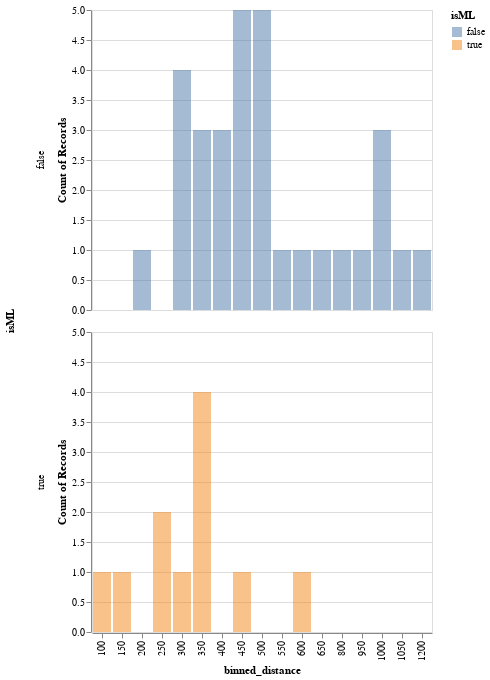

The code cell stored with this chart in its notebook:
### Code cell
ResultParser('result_20210628_koen', SEASON).similarity_metric_histogram_chart()

### Figure 1 — Vega-Lite specification as saved in the notebook (floating-point values rounded to 4 significant figures)
{"config": {"view": {"continuousWidth": 400, "continuousHeight": 300}}, "data": {"name": "data-67ce82a1ef472bd7ca049bdbb4be7fd1"}, "mark": {"type": "bar", "opacity": 0.5}, "encoding": {"color": {"type": "nominal", "field": "isML"}, "row": {"type": "nominal", "field": "isML"}, "x": {"type": "ordinal", "field": "binned_distance"}, "y": {"type": "quantitative", "aggregate": "count"}}, "transform": [{"bin": {"maxbins": 50}, "field": "distance", "as": "binned_distance"}], "$schema": "https://vega.github.io/schema/vega-lite/v4.8.1.json", "datasets": {"data-67ce82a1ef472bd7ca049bdbb4be7fd1": [{"i1": 55, "i2": 113, "isML": false, "distance": 221.1}, {"i1": 30, "i2": 55, "isML": true, "distance": 367.6}, {"i1": 30, "i2": 133, "isML": true, "distance": 278.4}, {"i1": 21, "i2": 55, "isML": false, "distance": 600.8}, {"i1": 21, "i2": 113, "isML": false, "distance": 809.1}, {"i1": 55, "i2": 140, "isML": false, "distance": 327.9}, {"i1": 28, "i2": 55, "isML": false, "distance": 473.1}, {"i1": 28, "i2": 140, "isML": true, "distance": 388.0}, {"i1": 21, "i2": 28, "isML": false, "distance": 470.2}, {"i1": 28, "i2": 113, "isML": false, "distance": 677.1}, {"i1": 55, "i2": 136, "isML": true, "distance": 139.9}, {"i1": 55, "i2": 115, "isML": true, "distance": 159.0}, {"i1": 28, "i2": 133, "isML": false, "distance": 351.3}, {"i1": 55, "i2": 133, "isML": false, "distance": 306.4}, {"i1": 21, "i2": 133, "isML": false, "distance": 501.2}, {"i1": 113, "i2": 133, "isML": false, "distance": 501.0}, {"i1": 8, "i2": 55, "isML": false, "distance": 326.4}, {"i1": 8, "i2": 133, "isML": false, "distance": 350.1}, {"i1": 83, "i2": 133, "isML": false, "distance": 402.7}, {"i1": 55, "i2": 83, "isML": false, "distance": 374.4}, {"i1": 8, "i2": 28, "isML": true, "distance": 384.7}, {"i1": 28, "i2": 83, "isML": true, "distance": 473.1}, {"i1": 93, "i2": 133, "isML": true, "distance": 288.4}, {"i1": 6, "i2": 133, "isML": false, "distance": 423.3}, {"i1": 6, "i2": 55, "isML": false, "distance": 415.6}, {"i1": 6, "i2": 28, "isML": false, "distance": 479.7}, {"i1": 6, "i2": 113, "isML": false, "distance": 505.8}, {"i1": 6, "i2": 21, "isML": false, "distance": 585.4}, {"i1": 133, "i2": 170, "isML": false, "distance": 346.8}, {"i1": 28, "i2": 170, "isML": true, "distance": 330.0}, {"i1": 16, "i2": 133, "isML": false, "distance": 1025.0}, {"i1": 16, "i2": 21, "isML": false, "distance": 952.7}, {"i1": 16, "i2": 28, "isML": false, "distance": 1025.0}, {"i1": 6, "i2": 16, "isML": false, "distance": 1015.0}, {"i1": 16, "i2": 55, "isML": false, "distance": 1095.0}, {"i1": 16, "i2": 113, "isML": false, "distance": 1218.0}, {"i1": 101, "i2": 133, "isML": true, "distance": 361.7}, {"i1": 48, "i2": 55, "isML": false, "distance": 483.4}, {"i1": 48, "i2": 133, "isML": false, "distance": 503.3}, {"i1": 28, "i2": 48, "isML": false, "distance": 494.8}, {"i1": 6, "i2": 48, "isML": false, "distance": 547.3}, {"i1": 21, "i2": 48, "isML": true, "distance": 615.2}]}}
